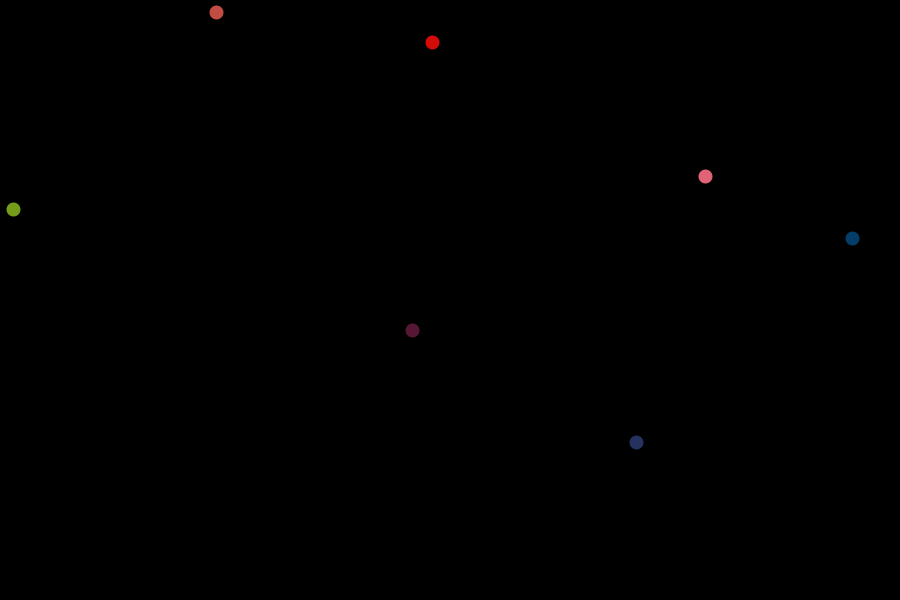
Frame 1 (no input)
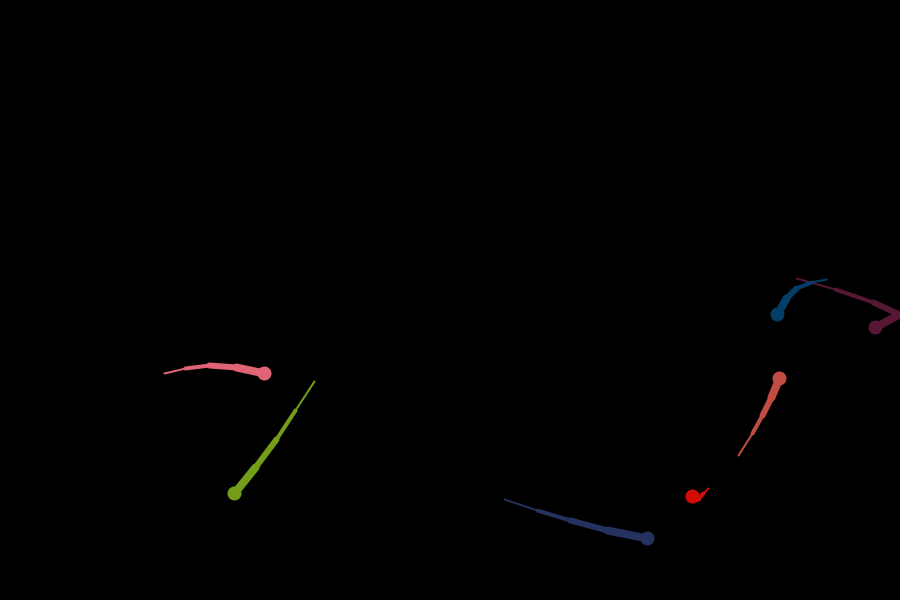
Frame 60 (the mouse pressed at the canvas centre just before this capture)
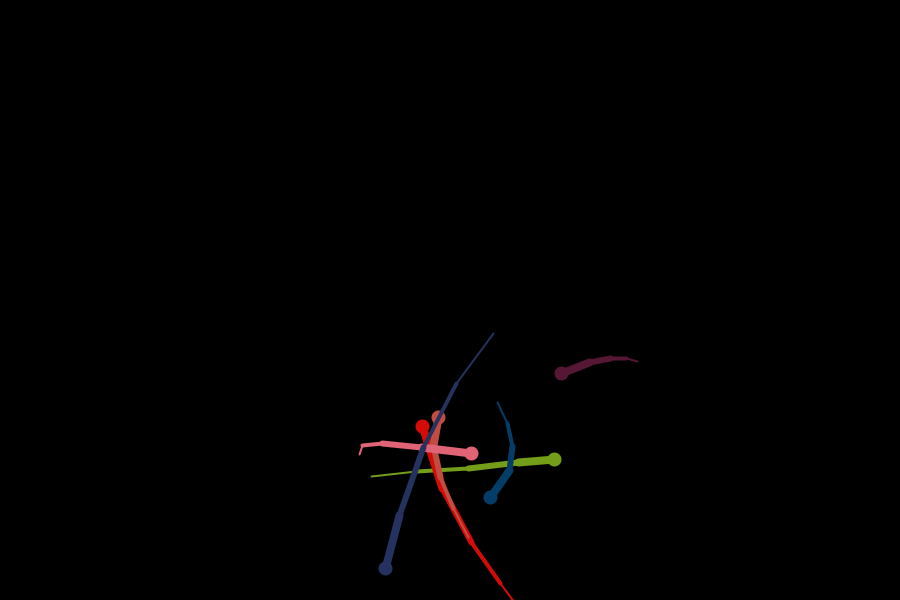
Frame 120 (the mouse held since frame 60 and released just before this capture)

The Processing sketch that drew these frames (run headless with seeded random() and noise(); from frame 60 on, the mouse is pressed at the canvas centre):

// Processing sketch: processing_96906
// ── processing_96906.pde

Particle_System system;                       // to compress all balls/particles into one class

color fillColor, borderColor, textColor; // universal colors for UI
int lastPress, lastKeyPress;             // to prevent accidental double clicks

// AUTOMATIC SETUP WITH A 7 PARTICLE BEGINNING
void setup(){
  size(900, 600);
  system = new Particle_System (7, 60);
}


void draw(){
  // run the main function for each button and particle
  background(0);
  system.run();
}
class Particle{
  
  PVector forces, acceleration, velocity, location;
  float radius, mass;
  boolean grabbed, fixed;
  color thisColor;
  float[] Xs, Ys;
  
  Particle (float x, float y, int r){
    location = new PVector(x, y, 0);
    forces = new PVector(0,0,0);
    acceleration = new PVector(0,0,0);
    velocity = new PVector(0,0,0);
    radius = r;
    mass = PI*sq(r);
    thisColor = color(random(255),random(255),random(255));
    Xs = new float[5];
    Ys = new float[5];
    for(int i = 0; i < Xs.length; i++){
      Xs[i] = location.x;
      Ys[i] = location.y;
    }
  }
  
  void run(){
    strokeWeight(10);
    stroke(thisColor);
    move();
    display();
    forces.set(0,0,0);
    velocity.mult(.99);
  }
  
  
  void move(){
    // BOUNCE IF OFF LEFT, RIGHT, OR BOTTOM
    if(location.x < radius){
      velocity.x = .9*abs(velocity.x);
    }
    else if(location.x > width - radius){
      velocity.x = -.9*abs(velocity.x);
    }
    else if(location.y > height - radius){
      velocity.y = -.9*abs(velocity.y);
    }
    else{
      // OTHERWISE, REACT TO FORCES
      acceleration.set(forces);
      acceleration.div(mass);
      velocity.add(acceleration);
    }
    // MOVE 
    location.add(velocity);
  }
  
  
  void display(){
    strokeWeight(10);
    stroke(thisColor);
    ellipse(location.x, location.y, radius*2, radius*2);
    // update tail
    for(int i = 1; i < Xs.length; i++){
      Xs[i-1] = Xs[i];
      Ys[i-1] = Ys[i];
    }
    Xs[Xs.length-1] = location.x;
    Ys[Xs.length-1] = location.y;
    for(int i = 1; i < Xs.length; i++){
      strokeWeight(map(i, 0, Xs.length, 0, 10));
      line(Xs[i-1], Ys[i-1], Xs[i], Ys[i]);
    }
  }
  
  
  void accelerateDown(float a){
    forces.add(0, mass*a, 0);
  }
}

class Particle_System {

  ArrayList <Particle> particles;
  int grabIndex = -1;
  float min;      // minimum distance to apply gravity (to prevent dividing by near zero)

  Particle_System (int num, float m) {
    min  = m;
    particles = new ArrayList();
    for (int i = 0; i < num; i++) {
      particles.add( (Particle) new Particle(random(width), random(height), 2) );
    }
  }


  void run() {
    runParticles();  // make particles gravitate toward eachother, toward the ground, and display them
    if(keyPressed){     // add new particles if 'n' or 'N' is pressed
      if( millis()-lastPress > 200){
        if(key == 'n'  ||  key == 'N'){
          particles.add( (Particle) new Particle(mouseX, mouseY, 2) );
          particles.get(particles.size()-1).velocity.set(mouseX - pmouseX, mouseY - pmouseY, 0);
        }
        else if(key == 'd' ||  key == 'D'){
          if(particles.size() > 0){
            particles.remove(0);
          }
        }
        lastPress = millis();
      }
    }
  }


  // GLOBAL VARIABLES FOR THE FUNCTION BELOW
  // It seemed like a bad idea to generate new objects repeatedly...
  //
  Particle current = new Particle (0, 0, 0);
  Particle other = new Particle(0, 0, 0);
  float angle, distance, netForce;



  // FUNCTION TO APPLY GRAVITATIONAL FORCES
  void runParticles() {
    for (Particle current : particles) {
      current.accelerateDown(1);
      current.run();
      for (Particle other : particles) {
        if (other != current) {
          distance = current.location.dist(other.location);
          if (distance > min) { // to prevent infinite G
            netForce = 500000/sq(distance);
            angle = atan2(other.location.y - current.location.y, other.location.x - current.location.x);
            current.forces.add(netForce*cos(angle), netForce*sin(angle), 0);
          }
        }
      }
    }
  }
}
